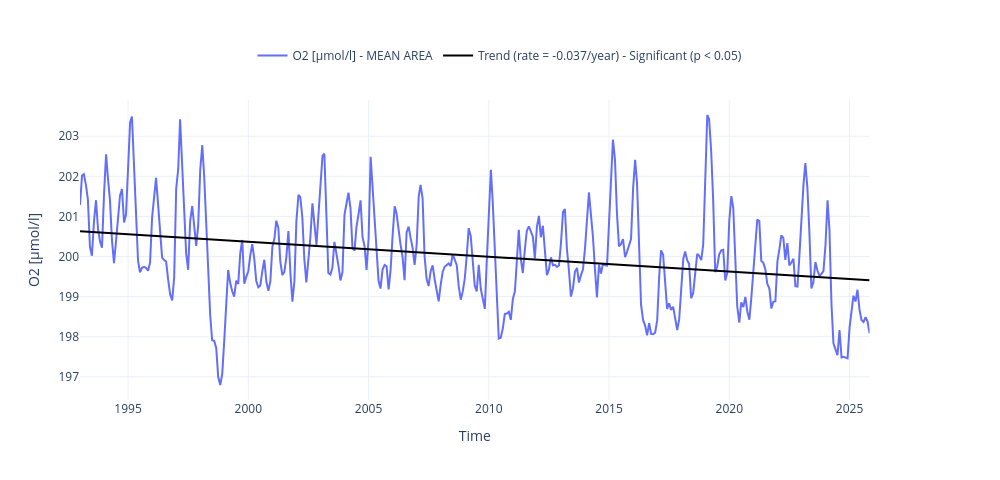

The cell this chart's notebook holds for it:
### Code cell
fig, trend = plot_timeseries_interactive(dict_plot, trendline=True, return_trend=True, scatter_dict = None, figsize = (25, 12), label_yaxes = label);
fig.write_html(op.join(path_figs, 'F17_O2_mean_trend.html'), include_plotlyjs="cdn")

### Figure 1 — Plotly figure (JSON) as saved in the notebook; plotly's stock layout.template omitted (floating-point values rounded to 4 significant figures; data arrays with more than 128 entries replaced by an {"elided": "..."} marker saying what was removed)
{"data": [{"line": {"color": "#636EFA"}, "name": "O2 [µmol/l] - MEAN AREA", "type": "scatter", "x": {"elided": "395 str values"}, "xaxis": "x", "y": {"elided": "395 float values"}, "yaxis": "y"}, {"line": {"color": "black"}, "mode": "lines", "name": "Trend (rate = -0.037/year) - Significant (p < 0.05)", "showlegend": true, "type": "scatter", "x": {"elided": "395 str values"}, "xaxis": "x", "y": {"elided": "395 float values"}, "yaxis": "y"}], "layout": {"height": 480, "legend": {"font": {"size": 12}, "orientation": "h", "x": 0.5, "xanchor": "center", "y": 1.1, "yanchor": "bottom"}, "title": {"text": " "}, "width": 1000, "xaxis": {"anchor": "y", "domain": [0, 0.94], "title": {"text": "Time"}}, "yaxis": {"anchor": "x", "domain": [0, 1], "title": {"text": "O2 [µmol/l]"}}, "yaxis2": {"anchor": "x", "overlaying": "y", "side": "right"}}}
